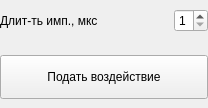
<?xml version="1.0" encoding="UTF-8"?>
<ui version="4.0">
 <class>AutotestControl</class>
 <widget class="QWidget" name="AutotestControl">
  <property name="geometry">
   <rect>
    <x>0</x>
    <y>0</y>
    <width>208</width>
    <height>108</height>
   </rect>
  </property>
  <layout class="QVBoxLayout" name="root">
   <property name="spacing">
    <number>14</number>
   </property>
   <property name="leftMargin">
    <number>0</number>
   </property>
   <property name="topMargin">
    <number>0</number>
   </property>
   <property name="rightMargin">
    <number>0</number>
   </property>
   <property name="bottomMargin">
    <number>0</number>
   </property>
   <item>
    <layout class="QGridLayout" name="grid_params" columnstretch="1,0">
     <property name="horizontalSpacing">
      <number>12</number>
     </property>
     <property name="verticalSpacing">
      <number>14</number>
     </property>
     <item row="0" column="0">
      <widget class="QLabel" name="label_trigger">
       <property name="text">
        <string>Длит-ть имп., мкс</string>
       </property>
      </widget>
     </item>
     <item row="0" column="1">
      <widget class="QSpinBox" name="spinBox_dur_imp_us">
       <property name="minimum">
        <number>1</number>
       </property>
       <property name="maximum">
        <number>5</number>
       </property>
      </widget>
     </item>
    </layout>
   </item>
   <item>
    <widget class="PrimaryButton" name="pushButton_impact">
     <property name="minimumSize">
      <size>
       <width>0</width>
       <height>44</height>
      </size>
     </property>
     <property name="text">
      <string>Подать воздействие</string>
     </property>
    </widget>
   </item>
  </layout>
 </widget>
 <customwidgets>
  <customwidget>
   <class>PrimaryButton</class>
   <extends>QPushButton</extends>
   <header>dark_pro_widgets.widgets.controls.buttons</header>
  </customwidget>
 </customwidgets>
 <resources/>
 <connections/>
</ui>
